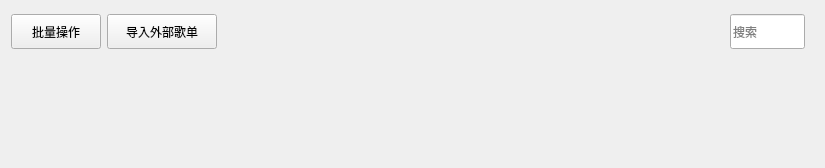
<?xml version="1.0" encoding="UTF-8"?>
<ui version="4.0">
 <class>SongListWidget</class>
 <widget class="QWidget" name="SongListWidget">
  <property name="geometry">
   <rect>
    <x>0</x>
    <y>0</y>
    <width>825</width>
    <height>168</height>
   </rect>
  </property>
  <property name="windowTitle">
   <string>SongListWidget</string>
  </property>
  <layout class="QVBoxLayout" name="verticalLayout">
   <property name="topMargin">
    <number>5</number>
   </property>
   <item>
    <widget class="QWidget" name="widget" native="true">
     <layout class="QHBoxLayout" name="horizontalLayout">
      <property name="leftMargin">
       <number>0</number>
      </property>
      <item>
       <widget class="QToolButton" name="batch_toolButton">
        <property name="sizePolicy">
         <sizepolicy hsizetype="Fixed" vsizetype="Fixed">
          <horstretch>0</horstretch>
          <verstretch>0</verstretch>
         </sizepolicy>
        </property>
        <property name="minimumSize">
         <size>
          <width>90</width>
          <height>35</height>
         </size>
        </property>
        <property name="maximumSize">
         <size>
          <width>90</width>
          <height>35</height>
         </size>
        </property>
        <property name="cursor">
         <cursorShape>PointingHandCursor</cursorShape>
        </property>
        <property name="text">
         <string>批量操作</string>
        </property>
        <property name="toolButtonStyle">
         <enum>Qt::ToolButtonTextBesideIcon</enum>
        </property>
       </widget>
      </item>
      <item>
       <widget class="QToolButton" name="import_toolButton">
        <property name="minimumSize">
         <size>
          <width>110</width>
          <height>35</height>
         </size>
        </property>
        <property name="maximumSize">
         <size>
          <width>110</width>
          <height>35</height>
         </size>
        </property>
        <property name="cursor">
         <cursorShape>PointingHandCursor</cursorShape>
        </property>
        <property name="text">
         <string>导入外部歌单</string>
        </property>
       </widget>
      </item>
      <item>
       <spacer name="horizontalSpacer">
        <property name="orientation">
         <enum>Qt::Horizontal</enum>
        </property>
        <property name="sizeHint" stdset="0">
         <size>
          <width>487</width>
          <height>20</height>
         </size>
        </property>
       </spacer>
      </item>
      <item>
       <widget class="MySearchLineEdit" name="search_lineEdit">
        <property name="sizePolicy">
         <sizepolicy hsizetype="Preferred" vsizetype="Fixed">
          <horstretch>0</horstretch>
          <verstretch>0</verstretch>
         </sizepolicy>
        </property>
        <property name="minimumSize">
         <size>
          <width>75</width>
          <height>35</height>
         </size>
        </property>
        <property name="maximumSize">
         <size>
          <width>75</width>
          <height>35</height>
         </size>
        </property>
        <property name="placeholderText">
         <string>搜索</string>
        </property>
       </widget>
      </item>
     </layout>
    </widget>
   </item>
   <item>
    <widget class="QWidget" name="table_widget" native="true">
     <property name="sizePolicy">
      <sizepolicy hsizetype="Preferred" vsizetype="Preferred">
       <horstretch>0</horstretch>
       <verstretch>0</verstretch>
      </sizepolicy>
     </property>
    </widget>
   </item>
   <item>
    <spacer name="verticalSpacer">
     <property name="orientation">
      <enum>Qt::Vertical</enum>
     </property>
     <property name="sizeHint" stdset="0">
      <size>
       <width>20</width>
       <height>5</height>
      </size>
     </property>
    </spacer>
   </item>
  </layout>
 </widget>
 <customwidgets>
  <customwidget>
   <class>MySearchLineEdit</class>
   <extends>QLineEdit</extends>
   <header>MySearchLineEdit.h</header>
  </customwidget>
 </customwidgets>
 <resources/>
 <connections/>
</ui>
